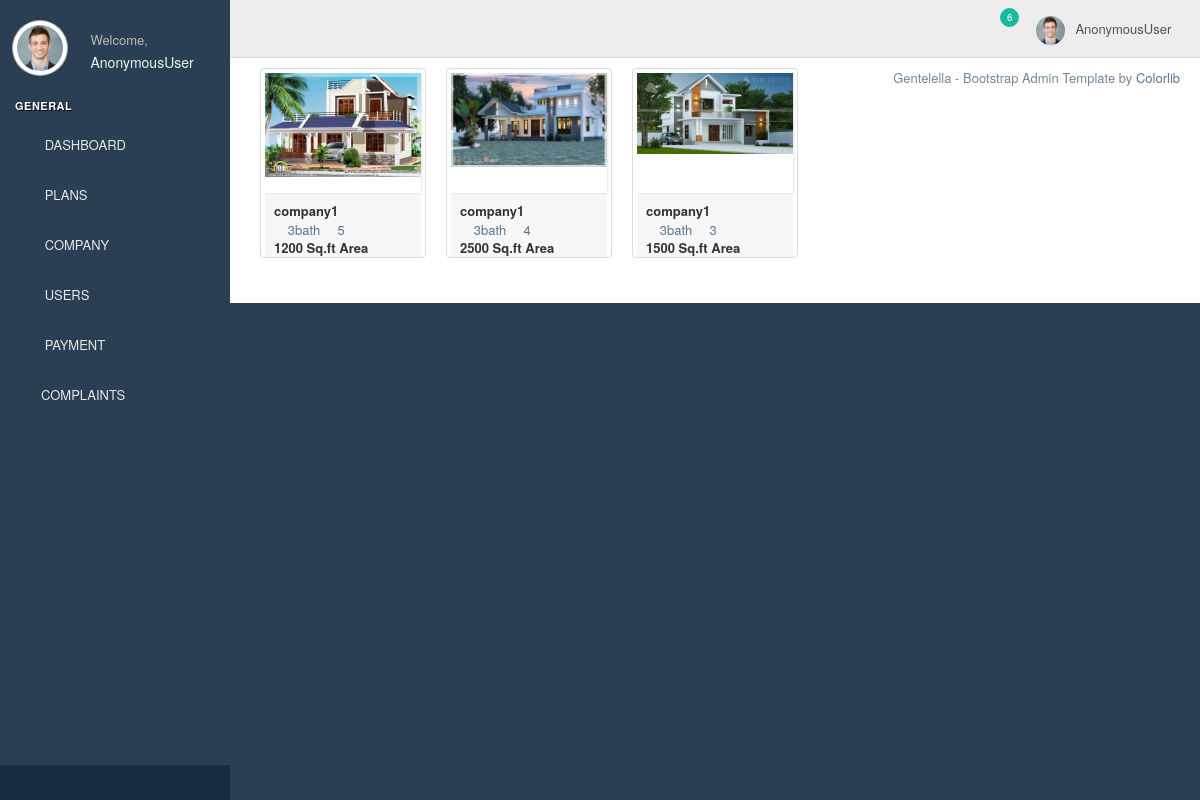
/viewplan, run on an earlier commit of the app's database.
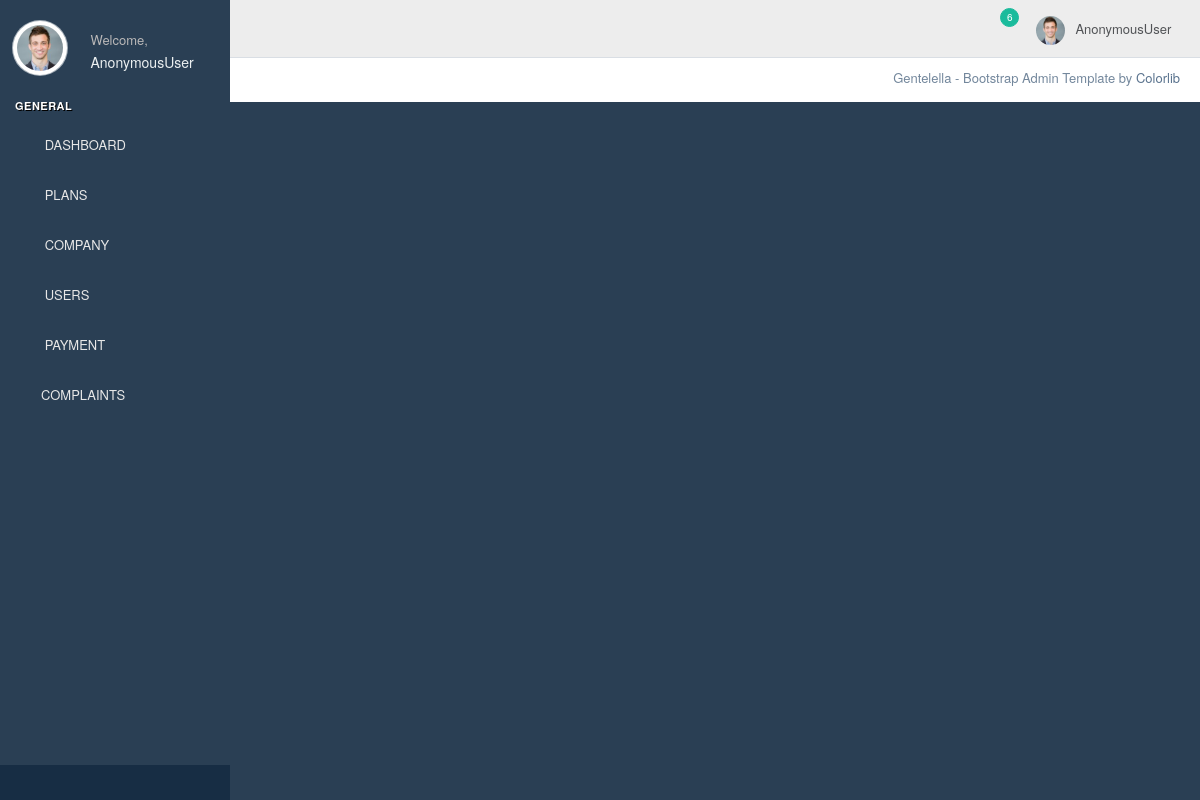
And on a later commit of the database.
### homeapp/models.py (models this page shows)
class plan_details(models.Model):
    company=models.ForeignKey(Login,on_delete=models.CASCADE,related_name='company_name')
    elevation=models.ImageField(blank=True,null=True)
    twod_plan=models.ImageField(blank=True,null=True)
    threed_plan=models.ImageField(blank=True,null=True)
    rooms=models.IntegerField(null=True,blank=True)
    bathrooms=models.IntegerField(null=True,blank=True)
    area=models.CharField(max_length=1000,null=True,blank=True)

class Login(AbstractUser):
    is_company = models.BooleanField(default=False)
    is_user = models.BooleanField(default=False)

### homeapp/adminviews.py (the view)
# urls.py: path('viewplan',adminviews.viewplan,name='viewplan'),
def viewplan(request):
    plan = plan_details.objects.all()
    return render(request,'admintemp/viewplan.html',{'plan':plan})

### templates/admintemp/viewplan.html (shortened to what this page needs)
{% extends 'admintemp/ahome.html' %}
{% block content %}
{% load crispy_forms_filters %}
{% for i in plan %}
                      <div class="col-md-55">
                        <div class="thumbnail">
                          <div class="image view view-first">
                            <img style="width:100%; display: block;" src="{{i.elevation.url}}" alt="image" />
                          </div>
                          <div class="caption">
                              <div class="tools tools-bottom">
                                  <strong>{{i.company}}</strong><br>
                                <a href="#"><i class="fa fa-building" aria-hidden="true"></i></a>
                                <a href="#">{{i.bathrooms}}bath</a>
                                <a href="#"><i class="fa fa-bed"></i> {{i.rooms}}</a>
                              </div>
                            <p><strong>{{i.area}} Sq.ft Area
                            </strong></p>
                          </div>
                        </div>
                      </div>
                        {% endfor %}
{% endblock %}

### templates/admintemp/ahome.html (shortened to what this page needs)
<!DOCTYPE html>
{% load static %}
<html lang="en">
  <head>
    <link href=" {% static 'vendors/bootstrap/dist/css/bootstrap.min.css' %} " rel="stylesheet">
    <link href=" {% static 'vendors/font-awesome/css/font-awesome.min.css' %} " rel="stylesheet">
    <link href=" {% static 'vendors/nprogress/nprogress.css' %} " rel="stylesheet">
    <link href=" {% static 'vendors/iCheck/skins/flat/green.css' %} " rel="stylesheet">
    <link href=" {% static 'vendors/bootstrap-progressbar/css/bootstrap-progressbar-3.3.4.min.css' %} " rel="stylesheet">
    <link href=" {% static 'vendors/jqvmap/dist/jqvmap.min.css' %} " rel="stylesheet"/>
    <link href=" {% static 'vendors/bootstrap-daterangepicker/daterangepicker.css' %} " rel="stylesheet">
    <link href=" {% static 'build/css/custom.min.css' %} " rel="stylesheet">
  </head>
  <body class="nav-md">
    <div class="container body">
      <div class="main_container">
        <div class="col-md-3 left_col">
          <div class="left_col scroll-view">
            <div class="profile clearfix">
              <div class="profile_pic">
                <img src=" {% static 'dash_static/images/img.jpg' %} " alt="..." class="img-circle profile_img">
              </div>
              <div class="profile_info">
                <span>Welcome,</span>
                <h2>{{request.user}}</h2>
              </div>
            </div>
            <br />
            <div id="sidebar-menu" class="main_menu_side hidden-print main_menu">
              <div class="menu_section">
                <h3>General</h3>
                <ul class="nav side-menu">
                  <li><a><i class="fa fa-home"></i> DASHBOARD <span class="fa fa-chevron-down"></span></a>
                  </li>
                  <li><a><i class="fa fa-edit"></i> PLANS <span class="fa fa-chevron-down"></span></a>
                  </li>
                  <li><a><i class="fa fa-desktop"></i> COMPANY <span class="fa fa-chevron-down"></span></a>
                  </li>
                  <li><a><i class="fa fa-table"></i> USERS <span class="fa fa-chevron-down"></span></a>
                  </li>
                  <li><a><i class="fa fa-bar-chart-o"></i> PAYMENT <span class="fa fa-chevron-down"></span></a>
                  </li>
                  <li><a><i class="fa fa-clone"></i>COMPLAINTS <span class="fa fa-chevron-down"></span></a>
                  </li>
                </ul>
              </div>
            </div>
            <div class="sidebar-footer hidden-small">
              <a data-toggle="tooltip" data-placement="top" title="Settings">
                <span class="glyphicon glyphicon-cog" aria-hidden="true"></span>
              </a>
              <a data-toggle="tooltip" data-placement="top" title="FullScreen">
                <span class="glyphicon glyphicon-fullscreen" aria-hidden="true"></span>
              </a>
              <a data-toggle="tooltip" data-placement="top" title="Lock">
                <span class="glyphicon glyphicon-eye-close" aria-hidden="true"></span>
              </a>
              <a data-toggle="tooltip" data-placement="top" title="Logout" href=" {% url 'logout_view' %} ">
                <span class="glyphicon glyphicon-off" aria-hidden="true"></span>
              </a>
            </div>
          </div>
        </div>
        <div class="top_nav">
          <div class="nav_menu">
            <nav>
              <div class="nav toggle">
                <a id="menu_toggle"><i class="fa fa-bars"></i></a>
              </div>
              <ul class="nav navbar-nav navbar-right">
                <li class="">
                  <a href=" {% static 'javascript:;' %} " class="user-profile dropdown-toggle" data-toggle="dropdown" aria-expanded="false">
                    <img src=" {% static 'dash_static/images/img.jpg' %} " alt="">{{request.user}}
                    <span class=" fa fa-angle-down"></span>
                  </a>
                </li>
                <li role="presentation" class="dropdown">
                  <a href=" {% static 'javascript:;' %} " class="dropdown-toggle info-number" data-toggle="dropdown" aria-expanded="false">
                    <i class="fa fa-envelope-o"></i>
                    <span class="badge bg-green">6</span>
                  </a>
                </li>
              </ul>
            </nav>
          </div>
        </div>
       <div class="right_col" role="main">
         {% block content %}{% endblock %}
       </div>
        <footer>
          <div class="pull-right">
            Gentelella - Bootstrap Admin Template by <a href="https://colorlib.com">Colorlib</a>
          </div>
        </footer>
      </div>
    </div>
  </body>
</html>

What changed in the data, as far as the page shows it:
removed plan_details: elevation (picture), company "company1", bathrooms "3", rooms "5", area "1200"
removed plan_details: elevation (picture), company "company1", bathrooms "3", rooms "4", area "2500"
removed plan_details: elevation (picture), company "company1", bathrooms "3", rooms "3", area "1500"
